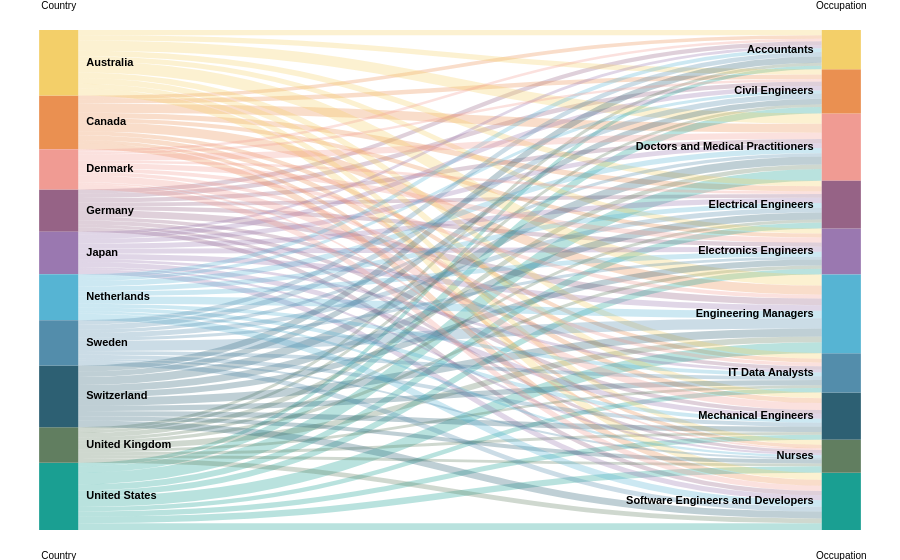

Vega-Lite specification stored for this chart:
### Vega specification from a JSON file in a GitHub repository (floating-point values rounded to 4 significant figures)
{"$schema": "https://vega.github.io/schema/vega/v3.0.json", "height": 500, "width": 900, "data": [{"name": "rawData", "values": [{"Country": "Germany", "Occupation": "Software Engineers and Developers", "Count": 73538}, {"Country": "Germany", "Occupation": "Electronics Engineers", "Count": 73678}, {"Country": "Germany", "Occupation": "Mechanical Engineers", "Count": 68558}, {"Country": "Germany", "Occupation": "Nurses", "Count": 54238}, {"Country": "Germany", "Occupation": "Doctors and Medical Practitioners", "Count": 74371}, {"Country": "Germany", "Occupation": "Civil Engineers", "Count": 78416}, {"Country": "Germany", "Occupation": "Electrical Engineers", "Count": 63941}, {"Country": "Germany", "Occupation": "Accountants", "Count": 72633}, {"Country": "Germany", "Occupation": "IT Data Analysts", "Count": 60966}, {"Country": "Germany", "Occupation": "Engineering Managers", "Count": 115561}, {"Country": "Canada", "Occupation": "Software Engineers and Developers", "Count": 103257}, {"Country": "Canada", "Occupation": "Electronics Engineers", "Count": 71004}, {"Country": "Canada", "Occupation": "Mechanical Engineers", "Count": 82025}, {"Country": "Canada", "Occupation": "Nurses", "Count": 59838}, {"Country": "Canada", "Occupation": "Doctors and Medical Practitioners", "Count": 155630}, {"Country": "Canada", "Occupation": "Civil Engineers", "Count": 78114}, {"Country": "Canada", "Occupation": "Electrical Engineers", "Count": 90884}, {"Country": "Canada", "Occupation": "Accountants", "Count": 63280}, {"Country": "Canada", "Occupation": "IT Data Analysts", "Count": 70321}, {"Country": "Canada", "Occupation": "Engineering Managers", "Count": 159588}, {"Country": "United States", "Occupation": "Software Engineers and Developers", "Count": 119007}, {"Country": "United States", "Occupation": "Electronics Engineers", "Count": 100090}, {"Country": "United States", "Occupation": "Mechanical Engineers", "Count": 89856}, {"Country": "United States", "Occupation": "Nurses", "Count": 113228}, {"Country": "United States", "Occupation": "Doctors and Medical Practitioners", "Count": 203094}, {"Country": "United States", "Occupation": "Civil Engineers", "Count": 111666}, {"Country": "United States", "Occupation": "Electrical Engineers", "Count": 105308}, {"Country": "United States", "Occupation": "Accountants", "Count": 62226}, {"Country": "United States", "Occupation": "IT Data Analysts", "Count": 77521}, {"Country": "United States", "Occupation": "Engineering Managers", "Count": 187915}, {"Country": "United Kingdom", "Occupation": "Software Engineers and Developers", "Count": 83059}, {"Country": "United Kingdom", "Occupation": "Electronics Engineers", "Count": 55372}, {"Country": "United Kingdom", "Occupation": "Mechanical Engineers", "Count": 48766}, {"Country": "United Kingdom", "Occupation": "Nurses", "Count": 49414}, {"Country": "United Kingdom", "Occupation": "Doctors and Medical Practitioners", "Count": 78967}, {"Country": "United Kingdom", "Occupation": "Civil Engineers", "Count": 50316}, {"Country": "United Kingdom", "Occupation": "Electrical Engineers", "Count": 52470}, {"Country": "United Kingdom", "Occupation": "Accountants", "Count": 52603}, {"Country": "United Kingdom", "Occupation": "IT Data Analysts", "Count": 46405}, {"Country": "United Kingdom", "Occupation": "Engineering Managers", "Count": 100579}, {"Country": "Australia", "Occupation": "Software Engineers and Developers", "Count": 121850}, {"Country": "Australia", "Occupation": "Electronics Engineers", "Count": 85000}, {"Country": "Australia", "Occupation": "Mechanical Engineers", "Count": 100011}, {"Country": "Australia", "Occupation": "Nurses", "Count": 85000}, {"Country": "Australia", "Occupation": "Doctors and Medical Practitioners", "Count": 180000}, {"Country": "Australia", "Occupation": "Civil Engineers", "Count": 91250}, {"Country": "Australia", "Occupation": "Electrical Engineers", "Count": 97000}, {"Country": "Australia", "Occupation": "Accountants", "Count": 89500}, {"Country": "Australia", "Occupation": "IT Data Analysts", "Count": 96000}, {"Country": "Australia", "Occupation": "Engineering Managers", "Count": 194500}, {"Country": "Japan", "Occupation": "Software Engineers and Developers", "Count": 89000}, {"Country": "Japan", "Occupation": "Electronics Engineers", "Count": 85948}, {"Country": "Japan", "Occupation": "Mechanical Engineers", "Count": 85948}, {"Country": "Japan", "Occupation": "Nurses", "Count": 37084}, {"Country": "Japan", "Occupation": "Doctors and Medical Practitioners", "Count": 80183}, {"Country": "Japan", "Occupation": "Civil Engineers", "Count": 77627}, {"Country": "Japan", "Occupation": "Electrical Engineers", "Count": 90079}, {"Country": "Japan", "Occupation": "Accountants", "Count": 47595}, {"Country": "Japan", "Occupation": "IT Data Analysts", "Count": 47782}, {"Country": "Japan", "Occupation": "Engineering Managers", "Count": 96320}, {"Country": "Switzerland", "Occupation": "Software Engineers and Developers", "Count": 118000}, {"Country": "Switzerland", "Occupation": "Electronics Engineers", "Count": 102749}, {"Country": "Switzerland", "Occupation": "Mechanical Engineers", "Count": 92282}, {"Country": "Switzerland", "Occupation": "Nurses", "Count": 69552}, {"Country": "Switzerland", "Occupation": "Doctors and Medical Practitioners", "Count": 138151}, {"Country": "Switzerland", "Occupation": "Civil Engineers", "Count": 95048}, {"Country": "Switzerland", "Occupation": "Electrical Engineers", "Count": 120000}, {"Country": "Switzerland", "Occupation": "Accountants", "Count": 107000}, {"Country": "Switzerland", "Occupation": "IT Data Analysts", "Count": 92598}, {"Country": "Switzerland", "Occupation": "Engineering Managers", "Count": 138257}, {"Country": "Netherlands", "Occupation": "Software Engineers and Developers", "Count": 112737}, {"Country": "Netherlands", "Occupation": "Electronics Engineers", "Count": 85224}, {"Country": "Netherlands", "Occupation": "Mechanical Engineers", "Count": 67546}, {"Country": "Netherlands", "Occupation": "Nurses", "Count": 40436}, {"Country": "Netherlands", "Occupation": "Doctors and Medical Practitioners", "Count": 92412}, {"Country": "Netherlands", "Occupation": "Civil Engineers", "Count": 51991}, {"Country": "Netherlands", "Occupation": "Electrical Engineers", "Count": 85224}, {"Country": "Netherlands", "Occupation": "Accountants", "Count": 68474}, {"Country": "Netherlands", "Occupation": "IT Data Analysts", "Count": 64263}, {"Country": "Netherlands", "Occupation": "Engineering Managers", "Count": 131220}, {"Country": "Sweden", "Occupation": "Software Engineers and Developers", "Count": 82692}, {"Country": "Sweden", "Occupation": "Electronics Engineers", "Count": 50234}, {"Country": "Sweden", "Occupation": "Mechanical Engineers", "Count": 68095}, {"Country": "Sweden", "Occupation": "Nurses", "Count": 32519}, {"Country": "Sweden", "Occupation": "Doctors and Medical Practitioners", "Count": 56172}, {"Country": "Sweden", "Occupation": "Civil Engineers", "Count": 90758}, {"Country": "Sweden", "Occupation": "Electrical Engineers", "Count": 82308}, {"Country": "Sweden", "Occupation": "Accountants", "Count": 77256}, {"Country": "Sweden", "Occupation": "IT Data Analysts", "Count": 66354}, {"Country": "Sweden", "Occupation": "Engineering Managers", "Count": 180408}, {"Country": "Denmark", "Occupation": "Software Engineers and Developers", "Count": 92064}, {"Country": "Denmark", "Occupation": "Electronics Engineers", "Count": 88039}, {"Country": "Denmark", "Occupation": "Mechanical Engineers", "Count": 120581}, {"Country": "Denmark", "Occupation": "Nurses", "Count": 30491}, {"Country": "Denmark", "Occupation": "Doctors and Medical Practitioners", "Count": 109344}, {"Country": "Denmark", "Occupation": "Civil Engineers", "Count": 42012}, {"Country": "Denmark", "Occupation": "Electrical Engineers", "Count": 45000}, {"Country": "Denmark", "Occupation": "Accountants", "Count": 43125}, {"Country": "Denmark", "Occupation": "IT Data Analysts", "Count": 61683}, {"Country": "Denmark", "Occupation": "Engineering Managers", "Count": 65000}], "transform": [{"type": "formula", "expr": "datum['Country']", "as": "stk1"}, {"type": "formula", "expr": "datum.Occupation", "as": "stk2"}, {"type": "formula", "expr": "datum.Count", "as": "size"}]}, {"name": "nodes", "source": "rawData", "transform": [{"type": "filter", "expr": "!groupSelector || groupSelector.stk1 == datum.stk1 || groupSelector.stk2 == datum.stk2"}, {"type": "formula", "expr": "datum.stk1+datum.stk2", "as": "key"}, {"type": "fold", "fields": ["stk1", "stk2"], "as": ["stack", "grpId"]}, {"type": "formula", "expr": "datum.stack == 'stk1' ? datum.stk1+' '+datum.stk2 : datum.stk2+' '+datum.stk1", "as": "sortField"}, {"type": "stack", "groupby": ["stack"], "sort": {"field": "sortField", "order": "descending"}, "field": "size"}, {"type": "formula", "expr": "(datum.y0+datum.y1)/2", "as": "yc"}]}, {"name": "groups", "source": "nodes", "transform": [{"type": "aggregate", "groupby": ["stack", "grpId"], "fields": ["size"], "ops": ["sum"], "as": ["total"]}, {"type": "stack", "groupby": ["stack"], "sort": {"field": "grpId", "order": "descending"}, "field": "total"}, {"type": "formula", "expr": "scale('y', datum.y0)", "as": "scaledY0"}, {"type": "formula", "expr": "scale('y', datum.y1)", "as": "scaledY1"}, {"type": "formula", "expr": "datum.stack == 'stk1'", "as": "rightLabel"}, {"type": "formula", "expr": "datum.total/domain('y')[1]", "as": "percentage"}]}, {"name": "destinationNodes", "source": "nodes", "transform": [{"type": "filter", "expr": "datum.stack == 'stk2'"}]}, {"name": "edges", "source": "nodes", "transform": [{"type": "filter", "expr": "datum.stack == 'stk1'"}, {"type": "lookup", "from": "destinationNodes", "key": "key", "fields": ["key"], "as": ["target"]}, {"type": "linkpath", "orient": "horizontal", "shape": "diagonal", "sourceY": {"expr": "scale('y', datum.yc)"}, "sourceX": {"expr": "scale('x', 'stk1') + bandwidth('x')"}, "targetY": {"expr": "scale('y', datum.target.yc)"}, "targetX": {"expr": "scale('x', 'stk2')"}}, {"type": "formula", "expr": "range('y')[0]-scale('y', datum.size)", "as": "strokeWidth"}, {"type": "formula", "expr": "datum.size/domain('y')[1]", "as": "percentage"}]}], "scales": [{"name": "x", "type": "band", "range": "width", "domain": ["stk1", "stk2"], "paddingOuter": 0.05, "paddingInner": 0.95}, {"name": "y", "type": "linear", "range": "height", "domain": {"data": "nodes", "field": "y1"}}, {"name": "color", "type": "ordinal", "range": ["#f3cf69", "#ea9051", "#f09b93", "#966386", "#9a78b0", "#56b4d3", "#538dab", "#2d6073", "#617e60", "#1a9f92"], "domain": ["Australia", "Canada", "Denmark", "Germany", "Japan", "Netherlands", "Sweden", "Switzerland", "United Kingdom", "United States", "Accountants", "Civil Engineers", "Doctors and Medical Practitioners", "Electrical Engineers", "Electronics Engineers", "Engineering Managers", "IT Data Analysts", "Mechanical Engineers", "Nurses", "Software Engineers and Developers"]}, {"name": "stackNames", "type": "ordinal", "range": ["Country", "Occupation"], "domain": ["stk1", "stk2"]}], "axes": [{"orient": "bottom", "scale": "x", "domain": false, "ticks": false, "labelPadding": 20, "encode": {"labels": {"update": {"text": {"scale": "stackNames", "field": "value", "fontWeight": "bold", "fontSize": 14}}}}}, {"orient": "top", "scale": "x", "domain": false, "ticks": false, "labelPadding": 20, "encode": {"labels": {"update": {"text": {"scale": "stackNames", "field": "value", "fontWeight": "bold", "fontSize": 14}}}}}, {"orient": "left", "scale": "y", "labels": false, "domain": false, "ticks": false}], "marks": [{"type": "path", "name": "edgeMark", "from": {"data": "edges"}, "clip": true, "encode": {"update": {"stroke": [{"test": "groupSelector && groupSelector.stack=='stk1'", "scale": "color", "field": "stk2"}, {"scale": "color", "field": "stk1"}], "strokeWidth": {"field": "strokeWidth"}, "path": {"field": "path"}, "strokeOpacity": {"signal": "!groupSelector && (groupHover.stk1 == datum.stk1 || groupHover.stk2 == datum.stk2) ? 0.9 : 0.3"}, "zindex": {"signal": "!groupSelector && (groupHover.stk1 == datum.stk1 || groupHover.stk2 == datum.stk2) ? 1 : 0"}, "tooltip": {"signal": "{\"Country\": datum.stk1, \"Occupation\": datum.stk2, \"Average Salary\":format(datum.size, ',.0f')}"}}, "hover": {"strokeOpacity": {"value": 1}}}}, {"type": "rect", "name": "groupMark", "from": {"data": "groups"}, "encode": {"enter": {"fill": {"scale": "color", "field": "grpId"}, "width": {"scale": "x", "band": 1}}, "update": {"x": {"scale": "x", "field": "stack"}, "y": {"field": "scaledY0"}, "y2": {"field": "scaledY1"}, "fillOpacity": {"value": 1}, "tooltip": {"signal": "datum.grpId + ' has average salary of ' + format(datum.total/11, ',.0f')"}}, "hover": {"fillOpacity": {"value": 1}}}}, {"type": "text", "from": {"data": "groups"}, "interactive": false, "encode": {"update": {"x": {"signal": "scale('x', datum.stack) + (datum.rightLabel ? bandwidth('x') + 8 : -8)"}, "yc": {"signal": "(datum.scaledY0 + datum.scaledY1)/2"}, "align": {"signal": "datum.rightLabel ? 'left' : 'right'"}, "baseline": {"value": "middle"}, "fontWeight": {"value": "bold"}, "text": {"signal": "abs(datum.scaledY0-datum.scaledY1) > 13 ? datum.grpId : ''"}}}}, {"type": "group", "data": [{"name": "dataForShowAll", "values": [{}], "transform": [{"type": "filter", "expr": "groupSelector"}]}], "encode": {"enter": {"xc": {"signal": "width/2"}, "y": {"value": 30}, "width": {"value": 80}, "height": {"value": 30}}}, "marks": [{"type": "group", "name": "groupReset", "from": {"data": "dataForShowAll"}, "encode": {"enter": {"cornerRadius": {"value": 6}, "fill": {"value": "#f5f5f5"}, "stroke": {"value": "#c1c1c1"}, "strokeWidth": {"value": 2}, "height": {"field": {"group": "height"}}, "width": {"field": {"group": "width"}}}, "update": {"opacity": {"value": 1}}, "hover": {"opacity": {"value": 1}}}, "marks": [{"type": "text", "interactive": false, "encode": {"enter": {"xc": {"field": {"group": "width"}, "mult": 0.5}, "yc": {"field": {"group": "height"}, "mult": 0.5, "offset": 2}, "align": {"value": "center"}, "baseline": {"value": "middle"}, "fontWeight": {"value": "bold"}, "text": {"value": "Show All"}}}}]}]}], "signals": [{"name": "groupHover", "value": {}, "on": [{"events": "@groupMark:mouseover", "update": "{stk1:datum.stack=='stk1' && datum.grpId, stk2:datum.stack=='stk2' && datum.grpId}"}, {"events": "mouseout", "update": "{}"}]}, {"name": "groupSelector", "value": false, "on": [{"events": "@groupMark:click!", "update": "{stack:datum.stack, stk1:datum.stack=='stk1' && datum.grpId, stk2:datum.stack=='stk2' && datum.grpId}"}, {"events": [{"type": "click", "markname": "groupReset"}, {"type": "dblclick"}], "update": "false"}]}], "config": {"view": {"stroke": null}, "background": null}}
